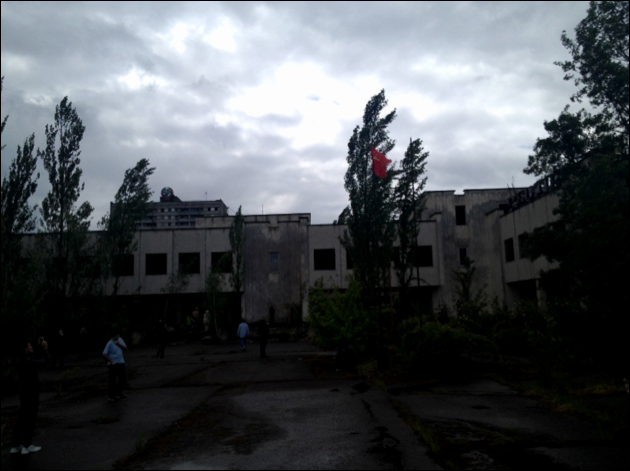
#> input picture home.png, 630 x 471 px
$ python ciprc6.py
#> lines starting #> are read from the running program, lines starting #| are printed output that depends on the picture; long printed decimals are rounded
# -*- coding: utf-8 -*-
"""
Created on Sun Aug 20 16:14:49 2023

@author: Admin
"""

import cv2
import numpy as np
import matplotlib.pyplot as plt


def calbri(img):

    britness=np.mean(img)
    return britness

def calcon(img):

    contrast=np.std(img)
    return contrast

def histo(img):

    histogram=cv2.calcHist([img],[0],None,[256],[0,256])
    return histogram

def minmax(img):

    min_color=np.min(img)
    max_color=np.max(img)
    return min_color,max_color


img=cv2.imread("home.png",0)
#> img: shape (471, 630); min 0, max 254, mean 82.2

britness=calbri(img)
#> in calbri, `britness=np.mean(img)`: britness = 82.23
#> britness = 82.23
contrast=calcon(img)
#> in calcon, `contrast=np.std(img)`: contrast = 92.03
#> contrast = 92.03
histogram=histo(img)
#> in histo, `histogram=cv2.calcHist([img],[0],None,[256],[0,256])`: histogram = 256 values, max 41886 at index 0, min 0 at index 255, mean 1159.1
min_color,max_color=minmax(img)
#> in minmax, `min_color=np.min(img)`: min_color = 0
#> in minmax, `max_color=np.max(img)`: max_color = 254
#> min_color = 0; max_color = 254
print("britness =",britness)
#| britness = 82.225
print("contrast =",contrast)
#| contrast = 92.035
print("min_clor=",min_color," ","max_color=",max_color)
#| min_clor= 0   max_color= 254

#ret,img1=cv2.threshold(img, 127, 100, cv2.THRESH_BINARY)

#cv2.imshow("helo",img1)

adjusted = cv2.convertScaleAbs(img, alpha=1, beta=40)
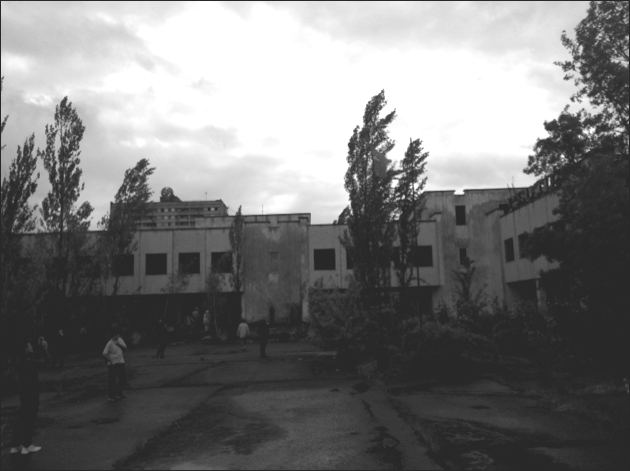
#> adjusted: shape (471, 630); min 40, max 255, mean 119.5

contrast = 5. # Contrast control ( 0 to 127)
brightness = 2. # Brightness control (0-100)
out = cv2.addWeighted( img, contrast, img, 0, brightness)
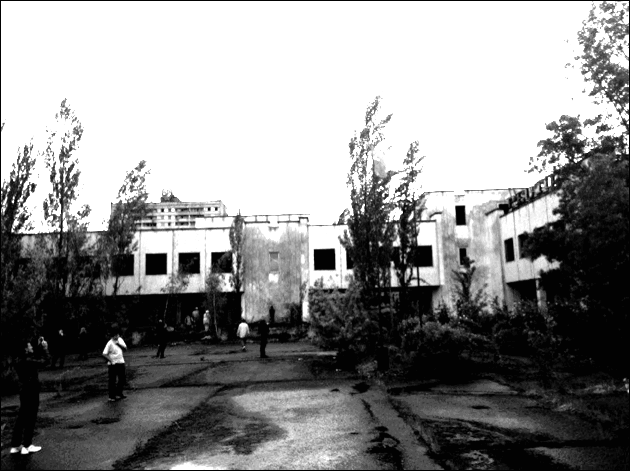
#> out: shape (471, 630); min 2, max 255, mean 141.7

plt.plot(histogram)
plt.title("histogram")
plt.xlabel("pixal value")
plt.ylabel("frecuncy")
plt.show()
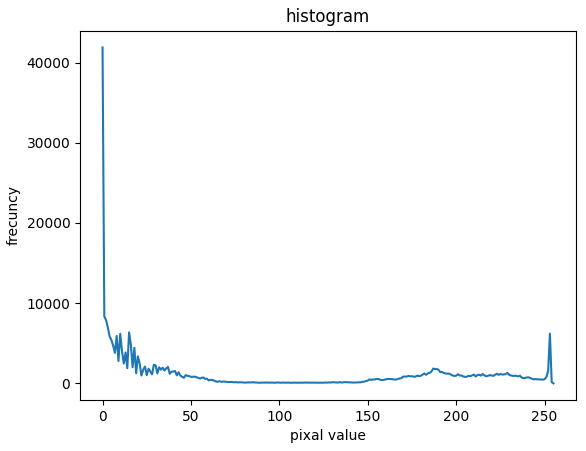
#> figure drawn by matplotlib, 1 panel; curve peaks at x = 0, y = 41886

cv2.imshow("convertscale",adjusted)
cv2.imshow("addweighted",out)
cv2.imshow("orignal",img)


cv2.waitKey(0)
cv2.destroyAllWindows()

$ run again, with hole.png copied over home.png
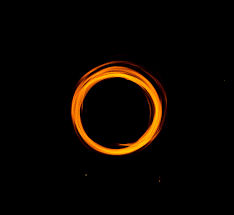
#> input picture hole.png, 234 x 215 px
#> in calbri, `britness=np.mean(img)`: britness = 6.72
#> in calcon, `contrast=np.std(img)`: contrast = 29.84
#> in histo, `histogram=cv2.calcHist([img],[0],None,[256],[0,256])`: histogram = 256 values, max 46639 at index 0, min 0 at index 11, mean 196.5
#> in minmax, `min_color=np.min(img)`: min_color = 0
#> in minmax, `max_color=np.max(img)`: max_color = 199
#> `min_color,max_color=minmax(img)`: min_color = 0; max_color = 199
#| britness = 6.721
#| contrast = 29.839
#| min_clor= 0   max_color= 199
#> `adjusted = cv2.convertScaleAbs(img, alpha=1, beta=40)`:
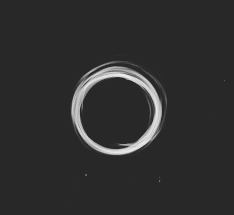
#> adjusted: shape (215, 234); min 40, max 239, mean 46.7
#> `plt.show()`:
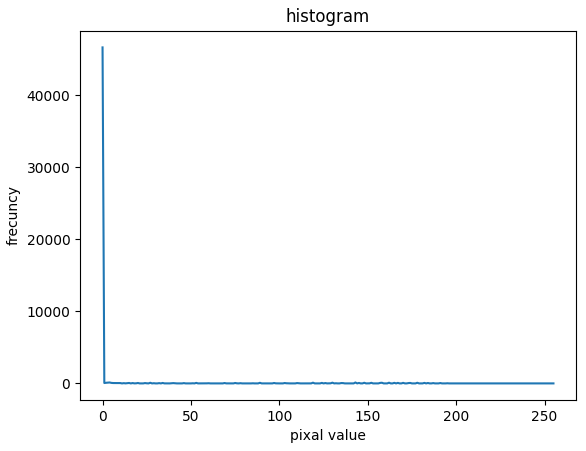
#> figure drawn by matplotlib, 1 panel; curve peaks at x = 0, y = 46639
